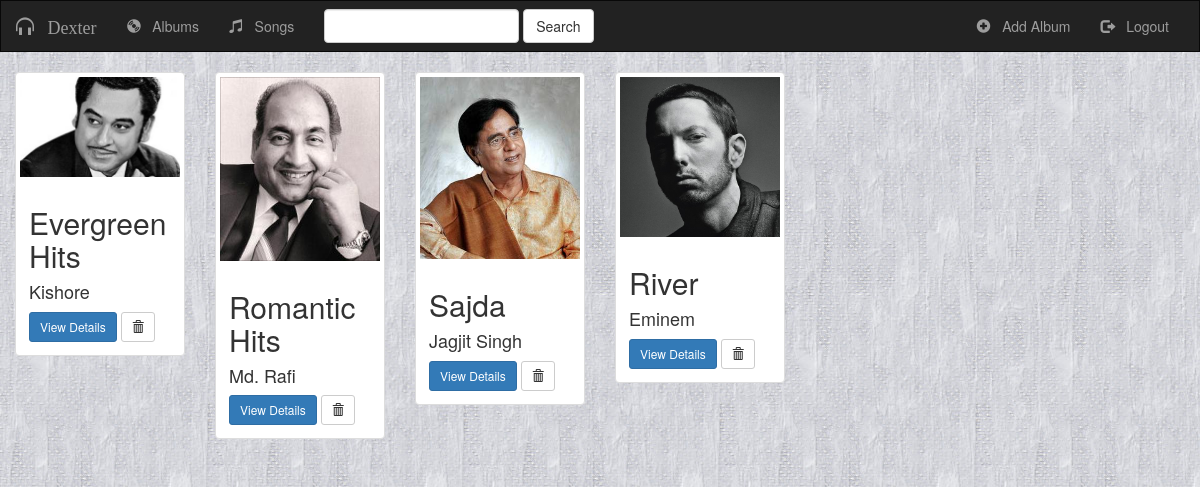
The app's page /music/ with its own data.
### music/models.py (models this page shows, shortened)
class Album(models.Model):
    artist = models.CharField(max_length=100)
    album_title = models.CharField(max_length=200)
    genre = models.CharField(max_length=100)
    album_logo = models.FileField()

### music/views.py (the view)
class IndexView(generic.ListView):
    template_name = 'music/index.html'
    context_object_name = 'albums'
    def get_queryset(self):
        return Album.objects.all()

### music/templates/music/index.html (shortened to what this page needs)
{% extends 'music/base.html' %}
{% block myBlock1 %}
<div class="albums-container container-fluid">
    <div class="row">
        {% if albums %}
        {% for album in albums %}
        <div class="col-sm-4 col-lg-2">
            <div class="thumbnail">
                <a href="{% url 'music_ns:detail' album.id %}">
                    <img src="{{ album.album_logo.url }}" class="img-responsive">
                </a>
                <div class="caption">
                    <h2>{{ album.album_title }}</h2>
                    <h4>{{ album.artist }}</h4>
                    <a href="{% url 'music_ns:detail' album.id %}" class="btn btn-primary btn-sm" role="button">View Details</a>
                    <form action="{% url 'music_ns:deleteAlbum' album.id %}" method="post" style="display: inline;">
                        <button type="submit" class="btn btn-default btn-sm">
                            <span class="glyphicon glyphicon-trash"></span>
                        </button>
                    </form>
                </div>
            </div>
        </div>
        {% endfor %}
        {% endif %}
    </div>
</div>
{% endblock %}

### music/templates/music/base.html (shortened to what this page needs)
<!DOCTYPE html>
<html lang="en">
<head>
    {% load staticfiles %}
    <link rel="stylesheet" href="https://maxcdn.bootstrapcdn.com/bootstrap/3.3.6/css/bootstrap.min.css"/>
    <link rel="stylesheet" type="text/css" href="{% static 'music/css-js/style.css' %}"/>
</head>
<body>
    <nav class="navbar navbar-inverse">
    <div class="container-fluid">
        <div class="navbar-header">
            <a class="navbar-brand" href="{% url 'music_ns:index' %}"> <span class="glyphicon glyphicon-headphones" aria-hidden="true"></span> &nbsp; Dexter </a>
        </div>
        <div class="collapse navbar-collapse" id="siteNavBar">
            <ul class="nav navbar-nav ">
                <li class="">
                    <a href="{% url 'music_ns:index' %}">
                        <span class="glyphicon glyphicon-cd" aria-hidden="true"></span> &nbsp; Albums
                    </a>
                </li>
                <li class="">
                    <a href="#">
                        <span class="glyphicon glyphicon-music" aria-hidden="true"></span> &nbsp; Songs
                    </a>
                </li>
            </ul>
            <form class="navbar-form navbar-left" role="search" method="get" action="#">
                <div class="form-group">
                    <input type="text" class="form-control" name="myQuerry" value="">
                </div>
                <button type="submit" class="btn btn-default">Search</button>
            </form>
            <ul class="nav navbar-nav navbar-right">
                <li class="">
                    <a href="{% url 'music_ns:addAlbum'%}">
                        <span class="glyphicon glyphicon-plus-sign" aria-hidden="true"></span> &nbsp; Add Album
                    </a>
                </li>
                <li class="">
                    <a href="#">
                        <span class="glyphicon glyphicon-log-out" aria-hidden="true"></span> &nbsp; Logout
                    </a>
                </li>
            </ul>
        </div>
    </div>
</nav>
    {% block myBlock1 %}
    {% endblock %}
</body>
</html>

### music/static/music/css-js/style.css (style rules this page uses)
body { background: white url("../images/background.png"); }
.navbar { border-radius :0; }
.navbar-brand { font-family: 'Eater',cursive; }

### records on screen
Album: album_logo (picture), album_title "Evergreen Hits", artist "Kishore"
Album: album_logo (picture), album_title "Romantic Hits", artist "Md. Rafi"
Album: album_logo (picture), album_title "Sajda", artist "Jagjit Singh"
Album: album_logo (picture), album_title "River", artist "Eminem"
